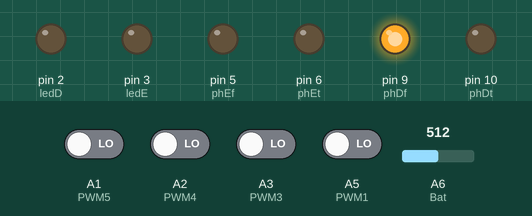
Bench run of a sketch on a simulated Arduino Nano, built with avr-gcc and run on an emulated ATmega328P. On the bench: output pins drawn as LEDs (lit = HIGH). Dashed ring = blinking. The test bench sets the inputs (shaded band); at power-on: A1 (PWM5), A2 (PWM4), A3 (PWM3), A5 (PWM1) LOW, A6 (Bat) = 512.

Above: at 2.0 s.
2.1 s: A6 (Bat) set to 471
3.6 s: A6 (Bat) set to 441
At 6.5 s:
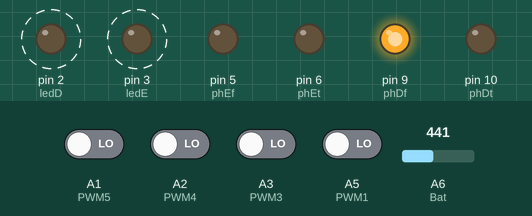
6.6 s: A6 (Bat) set to 511
At 7.4 s:
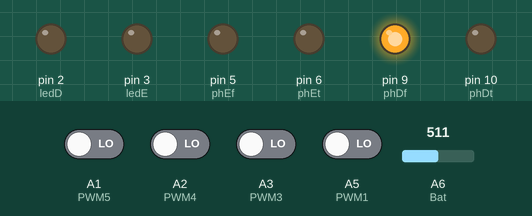
8.1 s: A6 (Bat) set to 306
At 8.36 s:
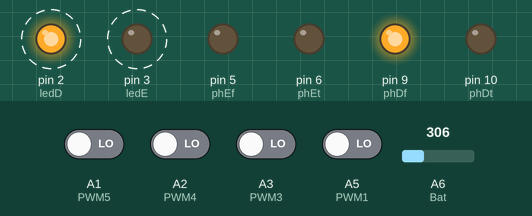
Timing chart, 0 to 12.1 s (numbered marks = the images above; inputs shaded):
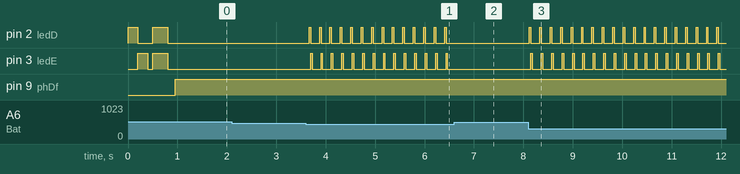

The sketch:

Codigo_papis.ino
```cpp
#define PWM1 A5  //pios utilizados pelo RC
#define PWM2 A4
#define PWM3 A3
#define PWM4 A2
#define PWM5 A1
#define PWM6 A0

#define phDf 9 //pindos de ponte H do motor da direita, se precisar mudar os pinos
#define phDt 10

#define phEf 5 //pindos de ponte H do motor da esquerda, se precisar mudar os pinos
#define phEt 6

#define ledD 2        // leds idicadores
#define ledE 3
#define Bat A6        //monitor de bateria

int ch1, ch2, ch3, ch4, ch5, ch6;   //variaveis dos canais
int flag, pwmD, pwmE, pwmMax;
float var_bat; //variavél de tensão da bateria

void setup() {
  pinMode(PWM1, INPUT);pinMode(PWM2, INPUT);pinMode(PWM3, INPUT);pinMode(PWM4, INPUT);pinMode(PWM5, INPUT);pinMode(PWM6, INPUT);
  pinMode(phDf, OUTPUT);pinMode(phDt, OUTPUT);
  pinMode(phEf, OUTPUT);pinMode(phEt, OUTPUT);
  pinMode(ledD, OUTPUT);pinMode(ledE, OUTPUT);pinMode(Bat, INPUT);

  //Serial.begin(9600);

  //animação dos leds ao ligar o tank
  digitalWrite(ledD,HIGH);delay(200);
  digitalWrite(ledD,LOW);digitalWrite(ledE,HIGH);delay(200);
  digitalWrite(ledE,LOW);delay(100);
  digitalWrite(ledE,HIGH);digitalWrite(ledD,HIGH);delay(300);
  digitalWrite(ledD,LOW);digitalWrite(ledE,LOW);

  pwmMax = 255;
}

void loop() {
  Bat_protecao();
  Modo();
  modoFrente();
  modoReh();
  modoTank();


  //rotinas de configuração e calibragem
  //LeituraTotal_rc();
  //Printa_rc();
  //Leitura_calibri_rc();
}
void modoTank(){
  if(flag == 1){
    ch1 = constrain( map( ((pulseIn(PWM1, HIGH, 25000))- 1000), 100, 887, (pwmMax*-1), pwmMax),(pwmMax*-1),pwmMax);
    ch2 = constrain( map( ((pulseIn(PWM2, HIGH, 25000))- 1000), 90, 904, pwmMax,(pwmMax*-1)),(pwmMax*-1),pwmMax);

    if( (ch2 > 20) && (ch1 >= -30) && (ch1 <= 30) ){        //movendo para frente

      pwmD = map(ch2,0,pwmMax,0,(pwmMax-150));
      pwmE = map(ch2,0,pwmMax,20,pwmMax);

      analogWrite(phDf,pwmD);digitalWrite(phDt,LOW);
      analogWrite(phEf,pwmE);digitalWrite(phEt,LOW);

    }

    else if( (ch2 < -20) && (ch1 >= -30) && (ch1 <=30) ){    //movendo para trás

      pwmD = map(ch2,0,(pwmMax*-1),0,(pwmMax-150));
      pwmE = map(ch2,0,(pwmMax*-1),20,pwmMax);

      analogWrite(phDt,pwmD);digitalWrite(phDf,LOW);
      analogWrite(phEt,pwmE);digitalWrite(phEf,LOW);

    }

    else if(ch1 > 30){                               // movendo para direita

      pwmD = map(ch1,0,pwmMax,0,(pwmMax-150));
      pwmE = map(ch1,0,pwmMax,20,pwmMax);

      analogWrite(phDt,pwmD);digitalWrite(phDf,LOW);
      analogWrite(phEf,pwmE);digitalWrite(phEt,LOW);

    }

    else if(ch1 < -30){                               // movendo para esquerda

      pwmD = map (ch1,(pwmMax*-1),0,(pwmMax-150),0);
      pwmE = map (ch1,(pwmMax*-1),0,pwmMax,20);

      analogWrite(phDf,pwmD);digitalWrite(phDt,LOW);
      analogWrite(phEt,pwmE);digitalWrite(phEf,LOW);

    }

    else{
      digitalWrite(phDf,LOW);digitalWrite(phDt,LOW);
      digitalWrite(phEf,LOW);digitalWrite(phEt,LOW);
    }


  }
}

void modoFrente(){
  if(flag == 3){
    ch3 = constrain( map( ((pulseIn(PWM3, HIGH, 25000))- 1000), 90, 850, pwmMax, 0),0,pwmMax);
    ch1 = constrain( map( ((pulseIn(PWM1, HIGH, 25000))- 1000), 100, 887, (pwmMax*-1), pwmMax),(pwmMax*-1),pwmMax);

    pwmD = map(ch3,0,pwmMax,0,(pwmMax-150));
    pwmE = map(ch3,0,pwmMax,20,pwmMax);

    if(ch1 > 20){                              // virar para direita
        pwmD = constrain (pwmD - ch1,0,pwmMax);  //desaceleradno o motor da diretita
        pwmE = constrain (pwmE + ch1,0,pwmMax);  //acelera o motor da esquerda
      }

      if(ch1 < -20){                             // virar para esquerda
        pwmE = constrain (pwmE + ch1,0,pwmMax);    //desaceleradno o motor da esquerda
        pwmD = constrain (pwmD - ch1,0,pwmMax);    //acelera o motor da direita
      }


    analogWrite(phDf,pwmD);digitalWrite(phDt,LOW);
    analogWrite(phEf,pwmE);digitalWrite(phEt,LOW);
  }
}

void modoReh(){
  if(flag == 2){
    ch3 = constrain( map( ((pulseIn(PWM3, HIGH, 25000))- 1000), 90, 850, pwmMax, 0),0,pwmMax);
    ch1 = constrain( map( ((pulseIn(PWM1, HIGH, 25000))- 1000), 100, 887, (pwmMax*-1), pwmMax),(pwmMax*-1),pwmMax);

    pwmD = map(ch3,0,pwmMax,0,(pwmMax-50));
    pwmE = map(ch3,0,pwmMax,20,pwmMax);

    if(ch1 > 20){                              // virar para direita
        pwmD = constrain (pwmD - ch1,0,pwmMax);  //desaceleradno o motor da diretita
        pwmE = constrain (pwmE + ch1,0,pwmMax);  //acelera o motor da esquerda
      }

      if(ch1 < -20){                             // virar para esquerda
        pwmE = constrain (pwmE + ch1,0,pwmMax);    //desaceleradno o motor da esquerda
        pwmD = constrain (pwmD - ch1,0,pwmMax);    //acelera o motor da direita
      }

    analogWrite(phDt,pwmD);digitalWrite(phDf,LOW);
    analogWrite(phEt,pwmE);digitalWrite(phEf,LOW);      // ao invez de alterar a saida da variavél, experiemente alterar os limites para equeilibrar os motores
  }
}

void Modo(){
  //nessa rotina vericamos a posição do SWE e encaminha e seta a variavél de controle
  ch5 = constrain( map( ((pulseIn(PWM5, HIGH, 25000))- 1000), -61, 1043, 1000, 0),0,1000);
  ch4 = constrain( map( ((pulseIn(PWM4, HIGH, 25000))- 1000), 80, 902, 0, 1000),0,1000);
  //ch6 = constrain( map( ((pulseIn(PWM6, HIGH, 25000))- 1000), -61, 1043, 0, 255),0,255);
  //pwmMax = ch6;

  if (ch5 >= 900) flag = 3;
  if (ch5 <= 100) flag = 2;
  if ((ch5 < 900) && (ch5 > 100)) flag = 1;


    // controle de ligar e deligar o faról
      if (ch4 >= 900){
        digitalWrite(ledE,HIGH);digitalWrite(ledD,HIGH);
      }

      if (ch4 <= 100){
        digitalWrite(ledE,LOW);digitalWrite(ledD,LOW);
      }


}

void Bat_protecao(){
  var_bat = analogRead(Bat);
  var_bat = (var_bat*15)/1023;

  if(var_bat < 6.7){
    digitalWrite(ledE,LOW);digitalWrite(ledD,HIGH);delay(30);
    digitalWrite(ledD,LOW);digitalWrite(ledE,HIGH);delay(30);
    digitalWrite(ledE,LOW);
  }

}

void LeituraTotal_rc(){
  ch1 = constrain( map( ((pulseIn(PWM1, HIGH, 25000))- 1000), 72, 887, 0, 1000),0,1000);
  ch2 = constrain( map( ((pulseIn(PWM2, HIGH, 25000))- 1000), 90, 904, 255, -255),-255,255);
  ch3 = constrain( map( ((pulseIn(PWM3, HIGH, 25000))- 1000), 90, 850, 255, 0),0,255);
  ch4 = constrain( map( ((pulseIn(PWM4, HIGH, 25000))- 1000), 80, 902, 0, 1000),0,1000);
  ch5 = constrain( map( ((pulseIn(PWM5, HIGH, 25000))- 1000), -61, 1043, 1000, 0),0,1000);
  ch6 = constrain( map( ((pulseIn(PWM6, HIGH, 25000))- 1000), -61, 1043, 0, 255),0,255);

}

void Printa_rc(){
  Serial.print(ch1);  Serial.print("   ");
  Serial.print(ch2);  Serial.print("   ");
  Serial.print(ch3);  Serial.print("   ");
  Serial.print(ch4);  Serial.print("   ");
  Serial.print(ch5);  Serial.print("   ");
  Serial.print(ch6);  Serial.print("   ");
  Serial.print("   Bat:");Serial.print(var_bat);
  Serial.print("   Modo:");Serial.println(flag);

  //delay(30);
}

void Leitura_calibri_rc(){
  ch1 = (pulseIn(PWM1, HIGH, 25000))- 1000;
  ch2 = (pulseIn(PWM2, HIGH, 25000))- 1000;
  ch3 = (pulseIn(PWM3, HIGH, 25000))- 1000;
  ch4 = (pulseIn(PWM4, HIGH, 25000))- 1000;
  ch5 = (pulseIn(PWM5, HIGH, 25000))- 1000;
  ch6 = (pulseIn(PWM6, HIGH, 25000))- 1000;
}
```

Measured:
- the behaviour switches between 457 and 456 on A6 (Bat) (found by bisection; images 0 and 1)
- after the input at 2.1 s, every drawn part: stays the same
- after the input at 3.6 s, pin 2 (ledD): alternates HIGH for 0.03 s and LOW for 0.18 s, starting after 0.06 s; pin 3 (ledE): alternates HIGH for 0.03 s and LOW for 0.18 s, starting after 0.09 s
- after the input at 6.6 s, pin 2 (ledD), pin 3 (ledE): stops changing and stays LOW
- after the input at 8.1 s, pin 2 (ledD): alternates HIGH for 0.03 s and LOW for 0.18 s, starting at once; pin 3 (ledE): alternates HIGH for 0.03 s and LOW for 0.18 s, starting after 0.05 s
